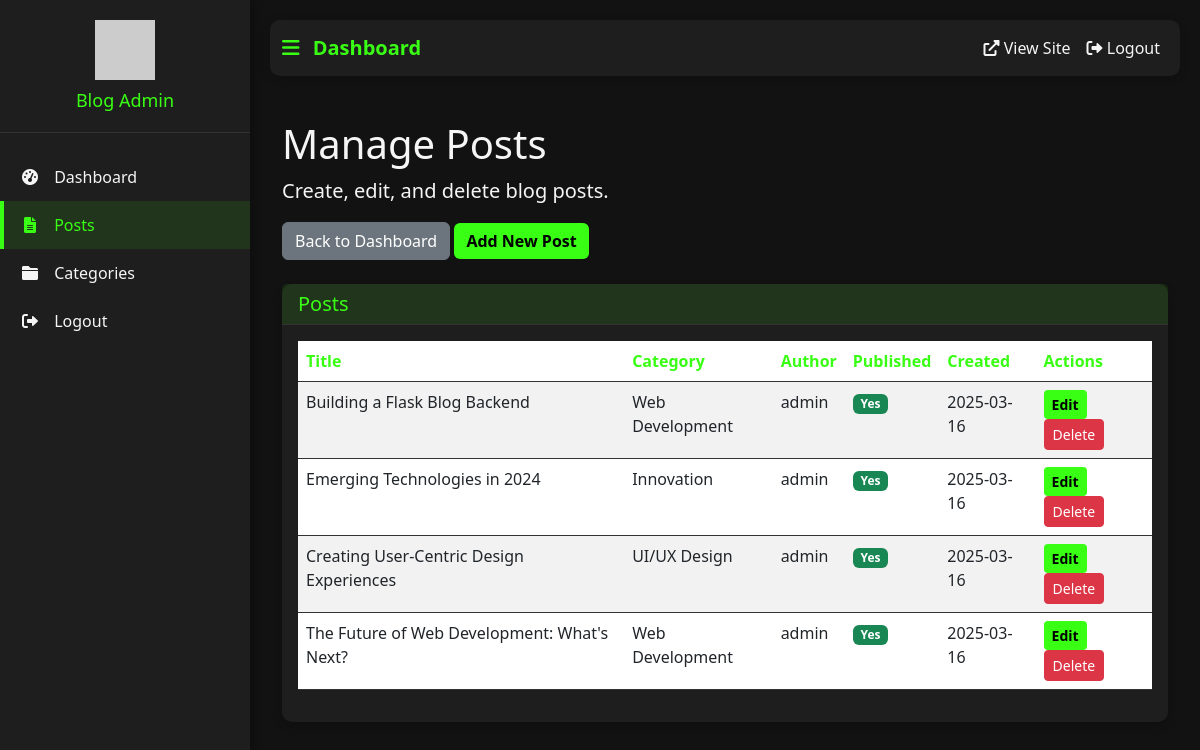
The page /admin/posts (signed in) on the database as committed earlier.
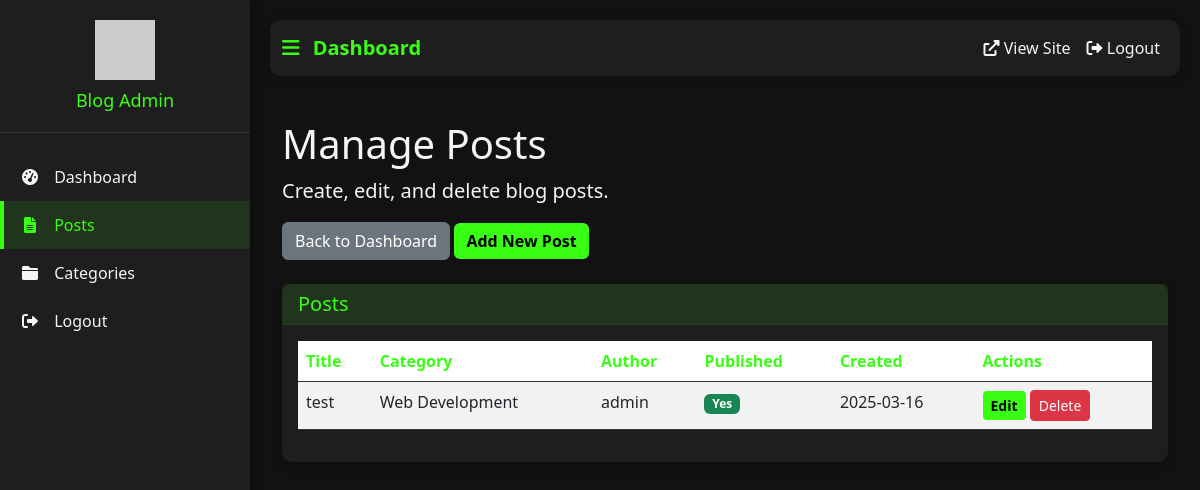
The same page on the database as committed later.
### backend/app.py (models this page shows, shortened)
class Post(db.Model):
    id = db.Column(db.Integer, primary_key=True)
    title = db.Column(db.String(200), nullable=False)
    slug = db.Column(db.String(200), unique=True, nullable=False)
    content = db.Column(db.Text, nullable=False)
    summary = db.Column(db.String(300), nullable=True)
    featured_image = db.Column(db.String(200), nullable=True)
    read_time = db.Column(db.Integer, default=5)
    created_at = db.Column(db.DateTime, default=datetime.utcnow)
    updated_at = db.Column(db.DateTime, default=datetime.utcnow, onupdate=datetime.utcnow)
    published = db.Column(db.Boolean, default=False)
    category_id = db.Column(db.Integer, db.ForeignKey('category.id'), nullable=False)
    user_id = db.Column(db.Integer, db.ForeignKey('user.id'), nullable=False)

class Category(db.Model):
    id = db.Column(db.Integer, primary_key=True)
    name = db.Column(db.String(50), unique=True, nullable=False)
    slug = db.Column(db.String(50), unique=True, nullable=False)
    icon = db.Column(db.String(50), nullable=True)
    posts = db.relationship('Post', backref='category', lazy=True)

class User(UserMixin, db.Model):
    id = db.Column(db.Integer, primary_key=True)
    username = db.Column(db.String(80), unique=True, nullable=False)
    email = db.Column(db.String(120), unique=True, nullable=False)
    password_hash = db.Column(db.String(128))
    created_at = db.Column(db.DateTime, default=datetime.utcnow)
    last_login = db.Column(db.DateTime)
    posts = db.relationship('Post', backref='author', lazy=True)

### backend/app.py (the view)
@app.route('/admin/posts')
@login_required
def admin_posts():
    posts = Post.query.order_by(Post.created_at.desc()).all()
    return render_template('admin/posts.html', posts=posts)

### backend/app.py (called while the page is built)
@login_manager.user_loader
def load_user(user_id):
    return User.query.get(int(user_id))

### backend/templates/admin/posts.html (shortened to what this page needs)
{% extends 'admin/base.html' %}
{% block content %}
<div class="container-fluid">
    <div class="row">
        <div class="col-md-12">
            <h1 class="mt-4">Manage Posts</h1>
            <p class="lead">Create, edit, and delete blog posts.</p>
            <div class="mb-4">
                <a href="{{ url_for('admin_dashboard') }}" class="btn btn-secondary">Back to Dashboard</a>
                <a href="{{ url_for('new_post') }}" class="btn btn-primary">Add New Post</a>
            </div>
            <div class="card">
                <div class="card-header">
                    <h5 class="mb-0">Posts</h5>
                </div>
                <div class="card-body">
                    <div class="table-responsive">
                        <table class="table table-striped">
                            <thead>
                                <tr>
                                    <th>Title</th>
                                    <th>Category</th>
                                    <th>Author</th>
                                    <th>Published</th>
                                    <th>Created</th>
                                    <th>Actions</th>
                                </tr>
                            </thead>
                            <tbody>
                                {% for post in posts %}
                                <tr>
                                    <td>{{ post.title }}</td>
                                    <td>{{ post.category.name }}</td>
                                    <td>{{ post.author.username }}</td>
                                    <td>
                                        {% if post.published %}
                                        <span class="badge bg-success">Yes</span>
                                        {% else %}
                                        <span class="badge bg-secondary">No</span>
                                        {% endif %}
                                    </td>
                                    <td>{{ post.created_at.strftime('%Y-%m-%d') }}</td>
                                    <td>
                                        <a href="{{ url_for('edit_post', id=post.id) }}" class="btn btn-sm btn-primary">Edit</a>
                                        <form action="{{ url_for('delete_post', id=post.id) }}" method="post" class="d-inline delete-form">
                                            <button type="submit" class="btn btn-sm btn-danger delete-btn" data-post-id="{{ post.id }}">Delete</button>
                                        </form>
                                    </td>
                                </tr>
                                {% endfor %}
                            </tbody>
                        </table>
                    </div>
                </div>
            </div>
        </div>
    </div>
</div>
{% endblock %}

### backend/templates/admin/base.html (shortened to what this page needs)
<!DOCTYPE html>
<html lang="en">
<head>
    <link href="https://cdn.jsdelivr.net/npm/bootstrap@5.3.0/dist/css/bootstrap.min.css" rel="stylesheet">
    <link rel="stylesheet" href="https://cdnjs.cloudflare.com/ajax/libs/font-awesome/6.0.0/css/all.min.css">
</head>
<body>
    <div class="sidebar">
        <div class="sidebar-header">
            <img src="{{ url_for('static', filename='uploads/logo.png') }}" alt="Logo" onerror="this.src='https://via.placeholder.com/60'">
            <h3>Blog Admin</h3>
        </div>
        <div class="sidebar-menu">
            <a href="{{ url_for('admin_dashboard') }}" class="{{ 'active' if request.endpoint == 'admin_dashboard' else '' }}">
                <i class="fas fa-tachometer-alt"></i> Dashboard
            </a>
            <a href="{{ url_for('admin_posts') }}" class="{{ 'active' if request.endpoint == 'admin_posts' or request.endpoint == 'new_post' or request.endpoint == 'edit_post' else '' }}">
                <i class="fas fa-file-alt"></i> Posts
            </a>
            <a href="{{ url_for('admin_categories') }}" class="{{ 'active' if request.endpoint == 'admin_categories' or request.endpoint == 'new_category' or request.endpoint == 'edit_category' else '' }}">
                <i class="fas fa-folder"></i> Categories
            </a>
            <a href="{{ url_for('logout') }}">
                <i class="fas fa-sign-out-alt"></i> Logout
            </a>
        </div>
    </div>
    <div class="content">
        <nav class="navbar navbar-expand-lg">
            <div class="container-fluid">
                <a class="navbar-brand" href="{{ url_for('admin_dashboard') }}">
                    <i class="fas fa-bars me-2" id="sidebarToggle"></i>
                    {% block page_title %}Dashboard{% endblock %}
                </a>
                <div class="d-flex">
                    <ul class="navbar-nav">
                        <li class="nav-item">
                            <a class="nav-link" href="/" target="_blank">
                                <i class="fas fa-external-link-alt"></i> View Site
                            </a>
                        </li>
                        <li class="nav-item">
                            <a class="nav-link" href="{{ url_for('admin_logout') }}">
                                <i class="fas fa-sign-out-alt"></i> Logout
                            </a>
                        </li>
                    </ul>
                </div>
            </div>
        </nav>
        {% block content %}{% endblock %}
    </div>
</body>
</html>

### backend/templates/admin/base.html (style rules this page uses)
:root { --primary-color: #39ff14; --dark-bg: #121212; --darker-bg: #1e1e1e; --light-text: #f5f5f5; --sidebar-width: 250px; }
body { background-color: var(--dark-bg); color: var(--light-text); font-family: 'Segoe UI', Tahoma, Geneva, Verdana, sans-serif; min-height: 100vh; display: flex; }
.sidebar { width: var(--sidebar-width); background-color: var(--darker-bg); position: fixed; height: 100vh; overflow-y: auto; transition: all 0.3s; box-shadow: 2px 0 10px rgba(0, 0, 0, 0.3); z-index: 100; }
.sidebar-header { padding: 20px; text-align: center; border-bottom: 1px solid #333; }
.sidebar-header img { width: 60px; height: auto; margin-bottom: 10px; }
.sidebar-header h3 { font-size: 18px; margin: 0; color: var(--primary-color); }
.sidebar-menu { padding: 20px 0; }
.sidebar-menu a { display: block; padding: 12px 20px; color: var(--light-text); text-decoration: none; transition: all 0.3s; position: relative; }
.sidebar-menu a:hover, .sidebar-menu a.active { background-color: rgba(57, 255, 20, 0.1); color: var(--primary-color); }
.sidebar-menu a.active::before { content: ''; position: absolute; left: 0; top: 0; height: 100%; width: 4px; background-color: var(--primary-color); }
.sidebar-menu i { margin-right: 10px; width: 20px; text-align: center; }
.content { flex: 1; margin-left: var(--sidebar-width); padding: 20px; transition: all 0.3s; }
.navbar { background-color: var(--darker-bg); box-shadow: 0 2px 10px rgba(0, 0, 0, 0.2); margin-bottom: 20px; border-radius: 10px; }
.navbar-brand { color: var(--primary-color); font-weight: 600; }
.navbar-nav .nav-link { color: var(--light-text); }
.card { background-color: var(--darker-bg); border: none; border-radius: 10px; box-shadow: 0 4px 10px rgba(0, 0, 0, 0.2); margin-bottom: 20px; }
.card-header { background-color: rgba(57, 255, 20, 0.1); color: var(--primary-color); font-weight: 600; border-bottom: 1px solid #333; }
.btn-primary { background-color: var(--primary-color); border: none; color: #000; font-weight: 600; }
.table { color: var(--light-text); }
.table thead th { border-color: #333; color: var(--primary-color); }
.table tbody td { border-color: #333; }

Rows that differ between the two databases and show on the page:
removed Post: title "Building a Flask Blog Backend", category.name "Web Development", author.username "admin", published "Yes", created_at "2025-03-16"
removed Post: title "Emerging Technologies in 2024", category.name "Innovation", author.username "admin", published "Yes", created_at "2025-03-16"
removed Post: title "The Future of Web Development: What's Next?", category.name "Web Development", author.username "admin", published "Yes", created_at "2025-03-16"
changed Post "admin": title "Creating User-Centric Design Experiences" → "test"; category.name "UI/UX Design" → "Web Development"
